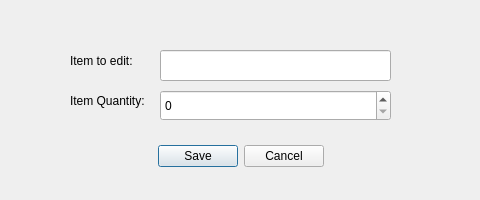
<?xml version="1.0" encoding="UTF-8"?>
<ui version="4.0">
 <class>Dialog</class>
 <widget class="QDialog" name="Dialog">
  <property name="geometry">
   <rect>
    <x>0</x>
    <y>0</y>
    <width>480</width>
    <height>200</height>
   </rect>
  </property>
  <property name="windowTitle">
   <string>Edit Quantity</string>
  </property>
  <widget class="QDialogButtonBox" name="buttonBox">
   <property name="geometry">
    <rect>
     <x>10</x>
     <y>140</y>
     <width>461</width>
     <height>32</height>
    </rect>
   </property>
   <property name="orientation">
    <enum>Qt::Horizontal</enum>
   </property>
   <property name="standardButtons">
    <set>QDialogButtonBox::Cancel|QDialogButtonBox::Save</set>
   </property>
   <property name="centerButtons">
    <bool>true</bool>
   </property>
  </widget>
  <widget class="QLabel" name="label">
   <property name="geometry">
    <rect>
     <x>70</x>
     <y>40</y>
     <width>121</width>
     <height>41</height>
    </rect>
   </property>
   <property name="text">
    <string>Item to edit:</string>
   </property>
  </widget>
  <widget class="QLabel" name="label_2">
   <property name="geometry">
    <rect>
     <x>70</x>
     <y>80</y>
     <width>141</width>
     <height>41</height>
    </rect>
   </property>
   <property name="text">
    <string>Item Quantity:</string>
   </property>
  </widget>
  <widget class="QLineEdit" name="item_name">
   <property name="geometry">
    <rect>
     <x>160</x>
     <y>50</y>
     <width>231</width>
     <height>31</height>
    </rect>
   </property>
  </widget>
  <widget class="QSpinBox" name="item_number">
   <property name="geometry">
    <rect>
     <x>160</x>
     <y>90</y>
     <width>231</width>
     <height>31</height>
    </rect>
   </property>
  </widget>
 </widget>
 <resources/>
 <connections>
  <connection>
   <sender>buttonBox</sender>
   <signal>accepted()</signal>
   <receiver>Dialog</receiver>
   <slot>accept()</slot>
   <hints>
    <hint type="sourcelabel">
     <x>248</x>
     <y>254</y>
    </hint>
    <hint type="destinationlabel">
     <x>157</x>
     <y>274</y>
    </hint>
   </hints>
  </connection>
  <connection>
   <sender>buttonBox</sender>
   <signal>rejected()</signal>
   <receiver>Dialog</receiver>
   <slot>reject()</slot>
   <hints>
    <hint type="sourcelabel">
     <x>316</x>
     <y>260</y>
    </hint>
    <hint type="destinationlabel">
     <x>286</x>
     <y>274</y>
    </hint>
   </hints>
  </connection>
 </connections>
</ui>
